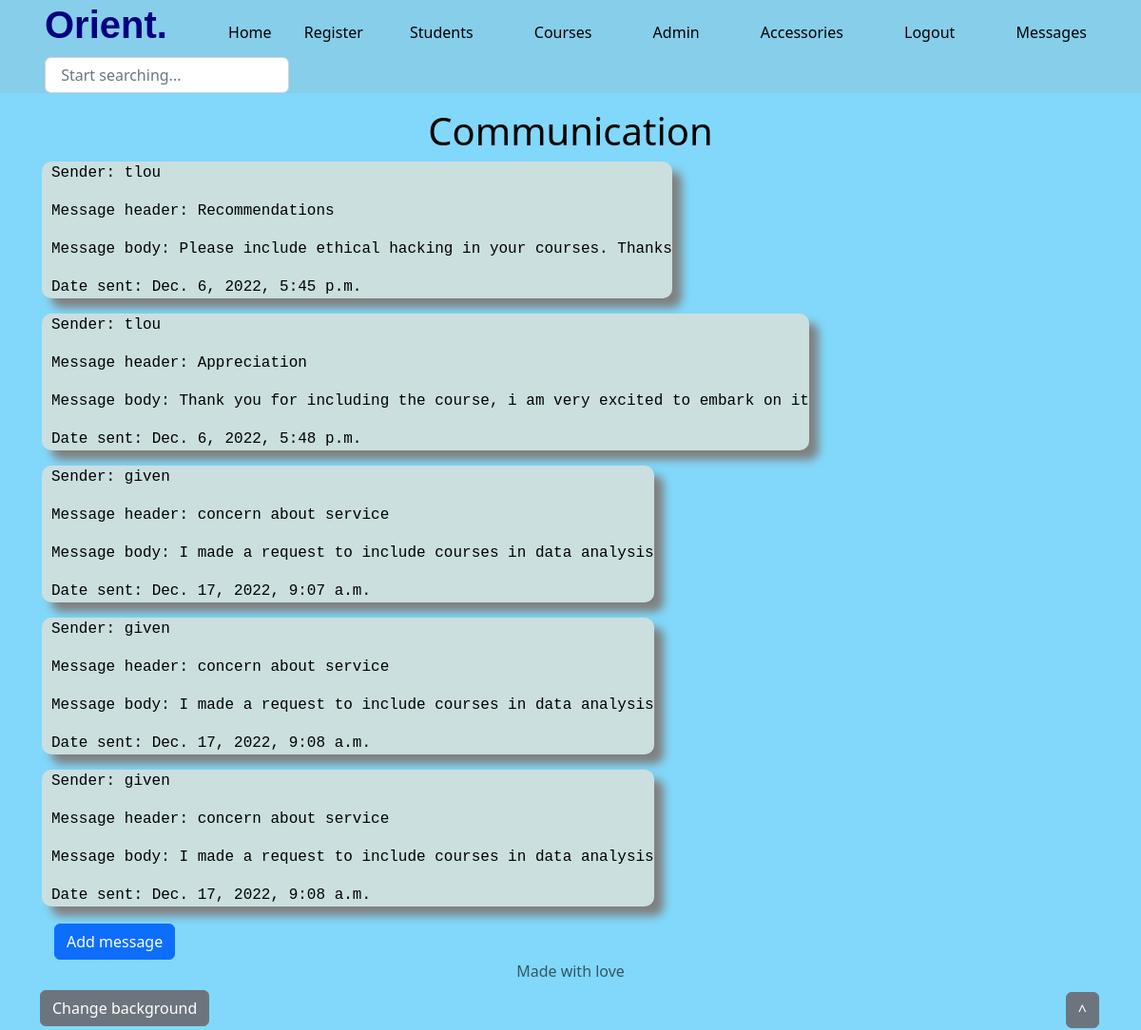
/messages/ (signed in), run on the app's committed database.
### course/models.py (models this page shows, shortened)
class UserMessage(models.Model):
    user = models.ForeignKey(User,on_delete=models.CASCADE)
    heading = models.CharField(max_length=300,null=True)
    text_message =models.TextField(max_length=3000, null=True)
    date_added = models.DateTimeField(auto_now_add=True,null=True)
    date_edited = models.DateTimeField(auto_now=True,null=True)

### course/views.py (the view)
# urls.py: path('messages/',views.user_messages,name='messages'),
@login_required(login_url='/login')
def user_messages(request):
    user_messages = UserMessage.objects.all()
    user_messages = UserMessage.objects.order_by('date_added')
    return render(request,'course/messages.html',{"user_messages":user_messages})

### course/templates/course/messages.html (shortened to what this page needs)
{% extends 'course/base.html' %}
{% block content %}
<div class="container">
  <h1>Communication</h1>
  {% for user_message in user_messages %}
  <div class="texts-messages">
  <p>Sender: {{user_message.user}}</p>
  <p>Message header: {{user_message.heading}}</p>
  <p> Message body: {{user_message.text_message}}</p>
  <p>Date sent: {{user_message.date_added}}</p>
</div>
  {% endfor %}
  <a href="{% url 'add-message' %}" class="btn btn-primary">Add message</a>
{% endblock %}

### course/templates/course/base.html (style rules this page uses)
body { font-family: sans-serif, "Courier New", Courier, monospace; background-color: rgb(233, 233, 69); background-color: rgb(129, 216, 250); font-family: Cantarell, -apple-system, BlinkMacSystemFont, "Segoe UI", Roboto, Oxygen, Ubuntu, "Open Sans", "Helvetica Neue", sans-serif; color: black; cursor: pointer; font-family:system-ui, -apple-system, BlinkMacSystemFont, 'Segoe UI', Roboto, Oxygen, Ubuntu, Cantarell, 'Open Sans', 'Helvetica Neue', sans-serif ; }
.container { text-align: left; }
h1 { text-align: center; }
.header li,a { list-style: none; display: inline-block; margin: 0 15px; text-decoration: none; color: black; margin-top: 2px; }
.texts-messages { border: none; text-align: left; margin: 2px; border-radius: 10px; width: fit-content; font-family: Courier, monospace; background-color: rgb(203, 223, 223); text-indent: 10px; box-shadow: 10px 10px 10px grey; }

### data on the page
UserMessage: user "tlou", heading "Recommendations", text_message "Please include ethical hacking in your courses. Thanks", date_added "Dec. 6, 2022, 5:45 p.m."
UserMessage: user "tlou", heading "Appreciation", text_message "Thank you for including the course, i am very excited to embark on it", date_added "Dec. 6, 2022, 5:48 p.m."
UserMessage: user "given", heading "concern about service", text_message "I made a request to include courses in data analysis", date_added "Dec. 17, 2022, 9:07 a.m."
UserMessage: user "given", heading "concern about service", text_message "I made a request to include courses in data analysis", date_added "Dec. 17, 2022, 9:08 a.m."
UserMessage: user "given", heading "concern about service", text_message "I made a request to include courses in data analysis", date_added "Dec. 17, 2022, 9:08 a.m."
